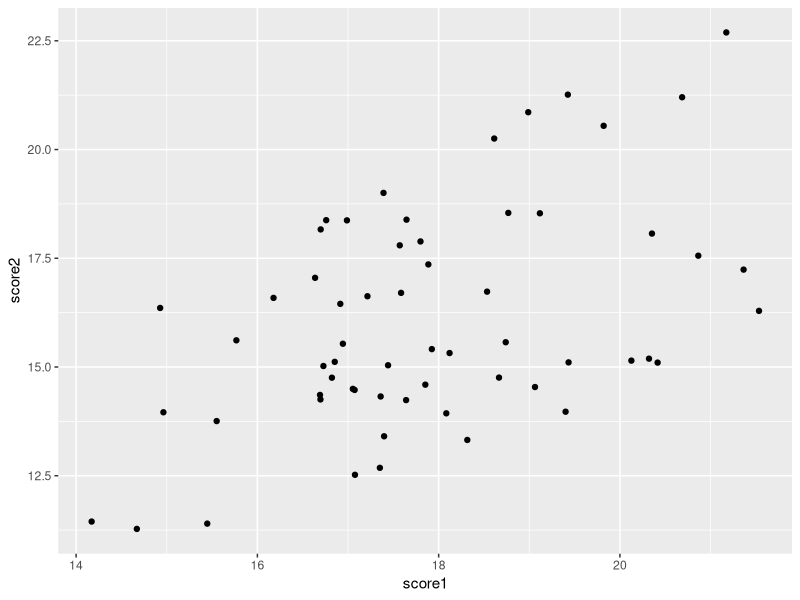
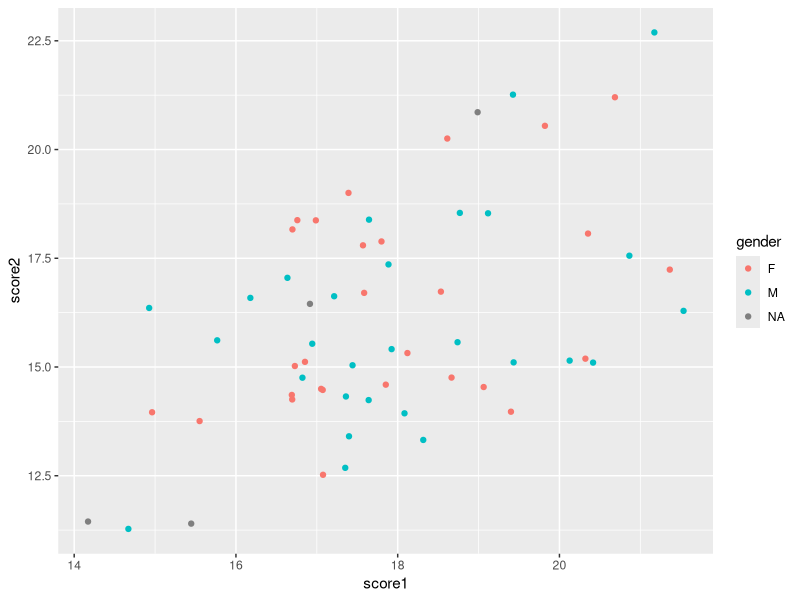

These figures' R source, in order:
## ---- chunk 1
library(tidyverse)
## ---- chunk 2
# this chunk generates the data, and you can ignore it
set.seed(1)
df  <- tibble(group = sample(c(rep(1:2, each=30))),
              gender = sample(c(rep(c('M', 'F'), 28), rep(999,4))),
              score1 = rnorm(60, 18, 2),
              score2 = as.character(runif(60, 0.7, 1.1)*score1))
  
## ---- chunk 3
df
## ---- chunk 4
summary(df) # group is numeric, and score2 is character

df %>%
  distinct(group, gender) # gender has missing values coded as "999"

## ---- chunk 5
df <- df %>%
  mutate(group = factor(group),
         score2 = as.numeric(score2)) %>%
  mutate(gender = na_if(gender, "999") %>% factor)

## ---- chunk 6
summary(df)
## ---- chunk 7
df %>% 
  count(group, gender) %>%
  arrange(n) # ascending by default; use desc() for descending
## ---- chunk 8
df <- df %>% 
  mutate(score_diff = score1 - score2)
## ---- chunk 9

df %>%
  summarise(across(where(is.numeric), mean))

# OR:
# df %>%
#   summarise(across(score1:score_diff, mean))

# OR:
# df %>%
#   summarise(score1 = mean(score1),
#             score2 = mean(score2),
#             score_diff = mean(score_diff))
  
## ---- chunk 10
df %>%
  group_by(gender) %>%
  summarise(across(where(is.numeric), mean)) %>%
  ungroup()

## ---- chunk 11

df %>%
  ggplot(aes(score1, score2)) + geom_point()

## ---- chunk 12
df %>%
  ggplot(aes(score1, score2, colour = gender)) + geom_point()

